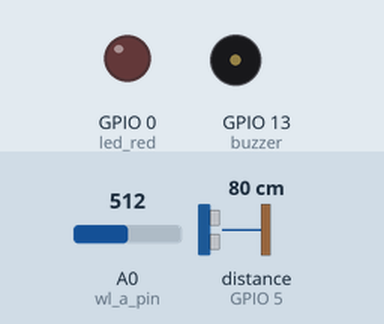
Recording of a sketch running on a simulated ESP8266 (NodeMCU). Shown: output pins drawn as LEDs (lit = HIGH), buzzer (waves = sounding, pin HIGH). The test bench sets the inputs (shaded band); at power-on: A0 (wl_a_pin) = 512, distance to the obstacle (sensor on GPIO 5) 80 cm. The echo pulse lasts 58.3 µs per cm; WiFi joins after 1.5 s; servers stay silent unless stated; pins used as bus, display or sensor lines are not drawn; what the sketch prints to the serial monitor is not drawn.

Above: at 0.1 s.
At 21.6 s:
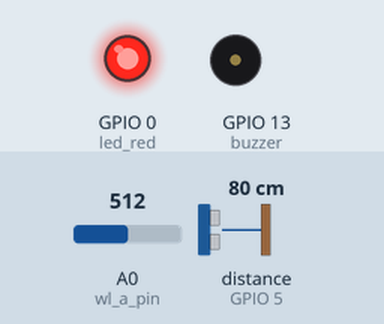
Timing chart, 0 to 23.1 s (numbered marks = the images above):
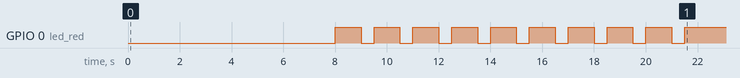

The sketch:

ex1.ino
```cpp
#include <SoftwareSerial.h>
SoftwareSerial sim(12, 14);
#include <FirebaseArduino.h>
#include <ESP8266WiFi.h>

#define FIREBASE_HOST "prototypeproject-eeb91.firebaseio.com"
#define FIREBASE_AUTH "BImIm9llfvfendC2Z1IgjbU2yMNMr48cwswG2n8f"
#define WIFI_SSID "TP-LINK_2D36" //name
#define WIFI_PASSWORD "09107809998" //pass

String number = "+639555730503";

//note wait the red blink in gsm will
//3 secsduration

const int us_trig_pin = 16;
const int us_echo_pin = 5;

const int led_red = 0;

const int buzzer = 13;

const int wl_a_pin = A0;
bool isBlink = false;
bool isSend = false;
bool isUSDanger = false;
bool isWlDanger = false;
void setup() {
  Serial.begin(9600);
  Serial.println("Wait few seconds...");
  delay(5000);
  Serial.println("Sistem Started...");
  sim.begin(9600);
  delay(1000);

//  US config
  pinMode(us_trig_pin,OUTPUT);
  pinMode(us_echo_pin,INPUT);

  pinMode(led_red,OUTPUT);

  pinMode(buzzer,OUTPUT);

  WiFi.begin(WIFI_SSID, WIFI_PASSWORD);
  Serial.print("connecting");
  while (WiFi.status() != WL_CONNECTED) {
    Serial.print(".");
    delay(500);
  }
  Serial.println();
  Serial.print("connected: ");
  Serial.println(WiFi.localIP());

  Firebase.begin(FIREBASE_HOST, FIREBASE_AUTH);
  Serial.print("Starting ");
    for(int i = 0; i < 10; i++){
      Serial.print(".");
      digitalWrite(led_red,LOW);
      delay(500);
      digitalWrite(led_red,HIGH);
      delay(1000);
      }

  Serial.print("started ");
  delay(2000);
}

void loop() {
  isUSDanger = false;
  isWlDanger = false;

  calUs();
  calWl();
  if(isWlDanger && isUSDanger){
    danger();
    Firebase.setFloat("isdanger", true);
  }else{
    normal();
    Firebase.setFloat("isdanger", false);
  }
  if (sim.available() > 0)
    Serial.write(sim.read());
  delay(1000);
}

void calUs(){
  //4 - 50 above that is error
  long duration;
  int distance;
  // Clears the trigPin
  digitalWrite(us_trig_pin, LOW);
  delayMicroseconds(2);
  // Sets the trigPin on HIGH state for 10 micro seconds
  digitalWrite(us_trig_pin, HIGH);
  delayMicroseconds(10);
  digitalWrite(us_trig_pin, LOW);
  // Reads the echoPin, returns the sound wave travel time in microseconds
  duration = pulseIn(us_echo_pin, HIGH);
  // Calculating the distance
  distance= duration*0.034/2;
  // Prints the distance on the Serial Monitor
  Serial.print("Distance: ");
  Serial.println(distance);
  if(distance <= 15){
    isUSDanger = true;
  }
  Firebase.setFloat("distance", distance);
}

void calWl(){
  int resval = analogRead(wl_a_pin);
  if(resval <= 100){
    Serial.println("Wl : empty");
    isWlDanger = false;
  }else if(resval > 100 && resval <= 300){
    Serial.println("Wl : low");
    isWlDanger = true;
  }else if(resval > 300 && resval <= 330){
    Serial.println("Wl : medium");
    isWlDanger = true;
  }else if(resval > 330){
    Serial.println("Wl : high");
    isWlDanger = true;
  }
  Firebase.setFloat("water_level", resval);
  Serial.println(resval);
}

void normal(){
  isBlink = false;
  isSend = false;
  digitalWrite(led_red, HIGH);
  digitalWrite(buzzer, LOW);
}

void danger(){
  if(isBlink){
    digitalWrite(led_red, LOW);
  }
  isBlink = !isBlink;
  digitalWrite(buzzer, HIGH);
  if(!isSend){
    notifyMsg();
  }
}
void notifyMsg()
{
  Serial.println("NOTIFICATION SENT");
  sim.println("AT+CMGF=1");
  delay(1000);
  sim.println("AT+CMGS=\"" + number + "\"\r");
  delay(1000);
  String SMS = "HIGH FLOOD DETECTED";
  sim.println(SMS);
  delay(100);
  sim.println((char)26);
  delay(1000);
  isSend = true;
}
```
